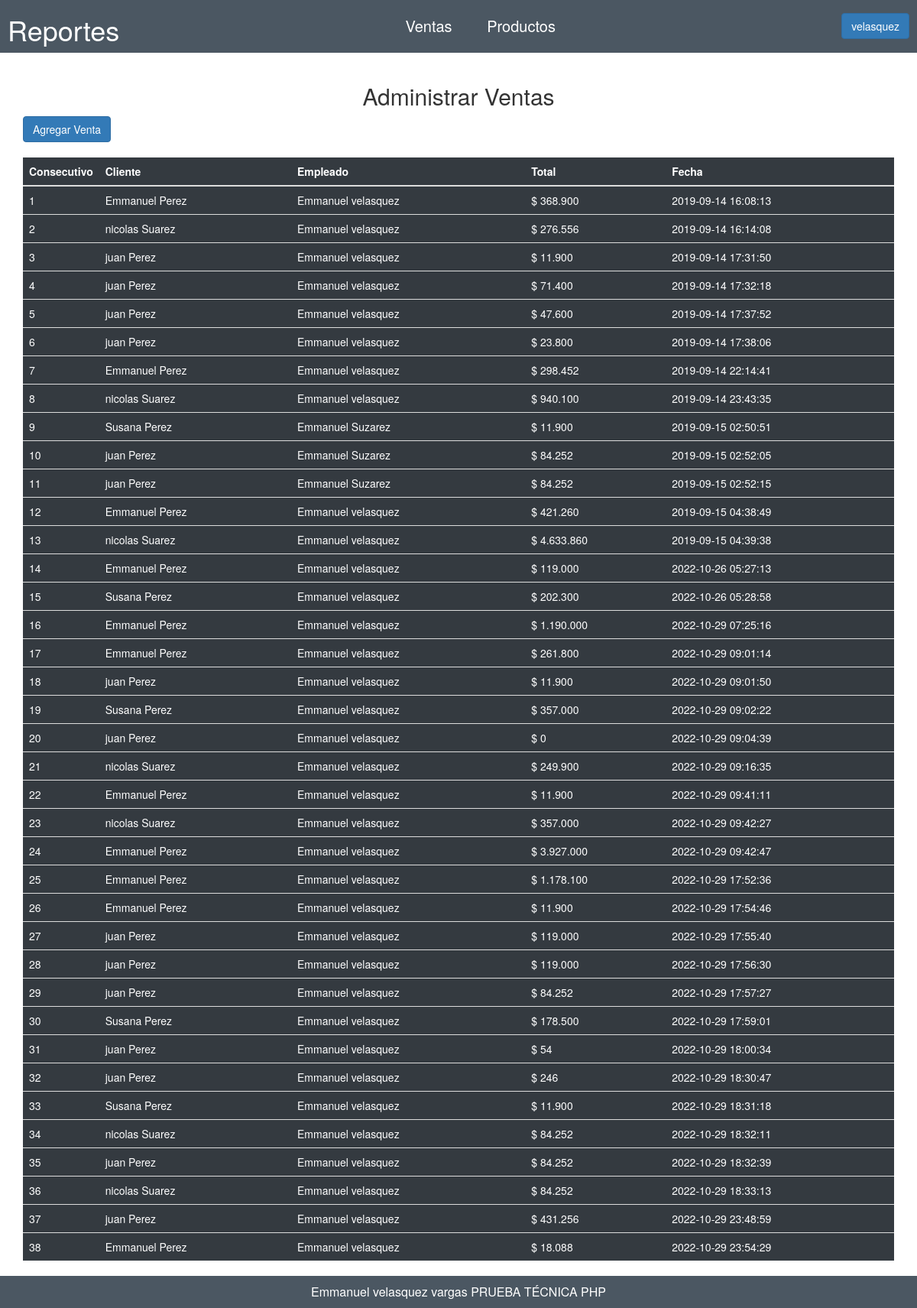
The app's page /ventas (signed in) with its own data.
### tables this page shows
CREATE TABLE `tblfactura` (
  `consecutivo` int(11) NOT NULL,
  `fecha` timestamp NOT NULL DEFAULT current_timestamp(),
  `empleado` int(11) NOT NULL,
  `cliente` int(11) NOT NULL,
  `total` int(11) NOT NULL
);

### controladores/plantilla.controlador.php (called while the page is built)
<?php
class ControladorPlantilla{
    public function ctrPlantilla(){
        include "vistas/plantilla.php";
    }
}

### index.php (called while the page is built, shortened)
<?php
    require_once 'controladores/plantilla.controlador.php';
    require_once 'controladores/ventas.controlador.php';
    require_once 'modelos/ventas.modelo.php';
    $plantilla = new ControladorPlantilla();
    $plantilla -> ctrPlantilla();

### modelos/conexion.php (called while the page is built)
<?php
class Conexion{
    static public function conectar(){
        $link = new PDO("mysql:host=localhost;dbname=ventas",
        "root",
        "");
        $link->exec("set names utf8");
        return $link;
    }
}

### modelos/ventas.modelo.php (called while the page is built, shortened)
<?php
require_once "conexion.php";
class ModeloVentas{
    static public function mdlMostrarVenta($condicion){
        if($condicion == "cons"){
            $stmt = Conexion::conectar()->prepare("SELECT * FROM tblfactura ORDER BY consecutivo DESC LIMIT 1");
            $stmt -> execute();
            return  $stmt -> fetch();
        }else{
            $stmt = Conexion::conectar()->prepare("SELECT fa.consecutivo, CONCAT(cl.nombre,' ',cl.apellido) as 'nombreCliente',CONCAT(em.nombre,' ',em.apellido) as 'nombreEmpleado', fa.total, fa.fecha FROM tblcliente as cl INNER JOIN tblfactura as fa on cl.docId = fa.cliente INNER join tblempleado as em on fa.empleado = em.docId ORDER BY `fa`.`consecutivo` ASC");
            $stmt -> execute();
            return  $stmt -> fetchAll();
        }
    }
}

### controladores/ventas.controlador.php (called while the page is built, shortened)
<?php
class ControladorVentas{
    static public function ctrMostrarVenta($condicion){
        $respuesta = ModeloVentas::mdlMostrarVenta($condicion);
        return $respuesta;
    }
}

### vistas/modulos/ventas.php (the view)
<div class="contenido container mt-2">
    <h2 class="text-center">Administrar Ventas</h2>
    <div class=" with-border mb-3" style="margin-bottom: 20px;">
    <a href="crear-venta" style="color: #fff;">
        <button class="btn btn-primary">
             Agregar Venta
        </button>
        </a>
    </div>
    <table class="table tabla-negra">
        <thead>
            <tr>
                <th scope="col" style="width:20px">Consecutivo</th>
                <th scope="col">Cliente</th>
                <th scope="col">Empleado</th>
                <th scope="col">Total</th>
                <th scope="col">Fecha</th>
            </tr>
        </thead>
        <tbody>
            <?php
            $condicion = "todo";
            $ventas = ControladorVentas::ctrMostrarVenta($condicion);
            foreach ($ventas as $key => $value):
            $total = number_format($value['total'],0,",",".");
            ?>
                <tr>
                    <td><?= $value['consecutivo']?></td>
                    <td><?= $value['nombreCliente']?></td>
                    <td><?= $value['nombreEmpleado']?></td>
                    <td><?=  "$"." ".$total?></td>
                    <td><?= $value['fecha']?></td>
                </tr>
            <?php endforeach ?>
        </tbody>
    </table>
</div>

### vistas/css/style.css (style rules this page uses)
body { display: flex; flex-direction: column; min-height: 100vh !important; }
.contenido { flex: 1; }
.tabla-negra { color: #fff !important; background-color: #343a40 !important; }
.mt-2 { margin-top: 20px !important; }

### records on screen
tblfactura: consecutivo "1", nombreCliente "Emmanuel Perez", nombreEmpleado "Emmanuel velasquez", total "368.900", fecha "2019-09-14 16:08:13"
tblfactura: consecutivo "2", nombreCliente "nicolas Suarez", nombreEmpleado "Emmanuel velasquez", total "276.556", fecha "2019-09-14 16:14:08"
tblfactura: consecutivo "3", nombreCliente "juan Perez", nombreEmpleado "Emmanuel velasquez", total "11.900", fecha "2019-09-14 17:31:50"
tblfactura: consecutivo "4", nombreCliente "juan Perez", nombreEmpleado "Emmanuel velasquez", total "71.400", fecha "2019-09-14 17:32:18"
tblfactura: consecutivo "5", nombreCliente "juan Perez", nombreEmpleado "Emmanuel velasquez", total "47.600", fecha "2019-09-14 17:37:52"
tblfactura: consecutivo "6", nombreCliente "juan Perez", nombreEmpleado "Emmanuel velasquez", total "23.800", fecha "2019-09-14 17:38:06"
tblfactura: consecutivo "7", nombreCliente "Emmanuel Perez", nombreEmpleado "Emmanuel velasquez", total "298.452", fecha "2019-09-14 22:14:41"
tblfactura: consecutivo "8", nombreCliente "nicolas Suarez", nombreEmpleado "Emmanuel velasquez", total "940.100", fecha "2019-09-14 23:43:35"
tblfactura: consecutivo "9", nombreCliente "Susana Perez", nombreEmpleado "Emmanuel Suzarez", total "11.900", fecha "2019-09-15 02:50:51"
tblfactura: consecutivo "10", nombreCliente "juan Perez", nombreEmpleado "Emmanuel Suzarez", total "84.252", fecha "2019-09-15 02:52:05"
tblfactura: consecutivo "11", nombreCliente "juan Perez", nombreEmpleado "Emmanuel Suzarez", total "84.252", fecha "2019-09-15 02:52:15"
tblfactura: consecutivo "12", nombreCliente "Emmanuel Perez", nombreEmpleado "Emmanuel velasquez", total "421.260", fecha "2019-09-15 04:38:49"
tblfactura: consecutivo "13", nombreCliente "nicolas Suarez", nombreEmpleado "Emmanuel velasquez", total "4.633.860", fecha "2019-09-15 04:39:38"
tblfactura: consecutivo "14", nombreCliente "Emmanuel Perez", nombreEmpleado "Emmanuel velasquez", total "119.000", fecha "2022-10-26 05:27:13"
tblfactura: consecutivo "15", nombreCliente "Susana Perez", nombreEmpleado "Emmanuel velasquez", total "202.300", fecha "2022-10-26 05:28:58"
tblfactura: consecutivo "16", nombreCliente "Emmanuel Perez", nombreEmpleado "Emmanuel velasquez", total "1.190.000", fecha "2022-10-29 07:25:16"
tblfactura: consecutivo "17", nombreCliente "Emmanuel Perez", nombreEmpleado "Emmanuel velasquez", total "261.800", fecha "2022-10-29 09:01:14"
tblfactura: consecutivo "18", nombreCliente "juan Perez", nombreEmpleado "Emmanuel velasquez", total "11.900", fecha "2022-10-29 09:01:50"
tblfactura: consecutivo "19", nombreCliente "Susana Perez", nombreEmpleado "Emmanuel velasquez", total "357.000", fecha "2022-10-29 09:02:22"
tblfactura: consecutivo "20", nombreCliente "juan Perez", nombreEmpleado "Emmanuel velasquez", total "0", fecha "2022-10-29 09:04:39"
tblfactura: consecutivo "21", nombreCliente "nicolas Suarez", nombreEmpleado "Emmanuel velasquez", total "249.900", fecha "2022-10-29 09:16:35"
tblfactura: consecutivo "22", nombreCliente "Emmanuel Perez", nombreEmpleado "Emmanuel velasquez", total "11.900", fecha "2022-10-29 09:41:11"
tblfactura: consecutivo "23", nombreCliente "nicolas Suarez", nombreEmpleado "Emmanuel velasquez", total "357.000", fecha "2022-10-29 09:42:27"
tblfactura: consecutivo "24", nombreCliente "Emmanuel Perez", nombreEmpleado "Emmanuel velasquez", total "3.927.000", fecha "2022-10-29 09:42:47"
tblfactura: consecutivo "25", nombreCliente "Emmanuel Perez", nombreEmpleado "Emmanuel velasquez", total "1.178.100", fecha "2022-10-29 17:52:36"
tblfactura: consecutivo "26", nombreCliente "Emmanuel Perez", nombreEmpleado "Emmanuel velasquez", total "11.900", fecha "2022-10-29 17:54:46"
tblfactura: consecutivo "27", nombreCliente "juan Perez", nombreEmpleado "Emmanuel velasquez", total "119.000", fecha "2022-10-29 17:55:40"
tblfactura: consecutivo "28", nombreCliente "juan Perez", nombreEmpleado "Emmanuel velasquez", total "119.000", fecha "2022-10-29 17:56:30"
tblfactura: consecutivo "29", nombreCliente "juan Perez", nombreEmpleado "Emmanuel velasquez", total "84.252", fecha "2022-10-29 17:57:27"
tblfactura: consecutivo "30", nombreCliente "Susana Perez", nombreEmpleado "Emmanuel velasquez", total "178.500", fecha "2022-10-29 17:59:01"
tblfactura: consecutivo "31", nombreCliente "juan Perez", nombreEmpleado "Emmanuel velasquez", total "54", fecha "2022-10-29 18:00:34"
tblfactura: consecutivo "32", nombreCliente "juan Perez", nombreEmpleado "Emmanuel velasquez", total "246", fecha "2022-10-29 18:30:47"
tblfactura: consecutivo "33", nombreCliente "Susana Perez", nombreEmpleado "Emmanuel velasquez", total "11.900", fecha "2022-10-29 18:31:18"
tblfactura: consecutivo "34", nombreCliente "nicolas Suarez", nombreEmpleado "Emmanuel velasquez", total "84.252", fecha "2022-10-29 18:32:11"
tblfactura: consecutivo "35", nombreCliente "juan Perez", nombreEmpleado "Emmanuel velasquez", total "84.252", fecha "2022-10-29 18:32:39"
tblfactura: consecutivo "36", nombreCliente "nicolas Suarez", nombreEmpleado "Emmanuel velasquez", total "84.252", fecha "2022-10-29 18:33:13"
tblfactura: consecutivo "37", nombreCliente "juan Perez", nombreEmpleado "Emmanuel velasquez", total "431.256", fecha "2022-10-29 23:48:59"
tblfactura: consecutivo "38", nombreCliente "Emmanuel Perez", nombreEmpleado "Emmanuel velasquez", total "18.088", fecha "2022-10-29 23:54:29"

### other values on screen
$_SESSION['nombre'] "velasquez"
